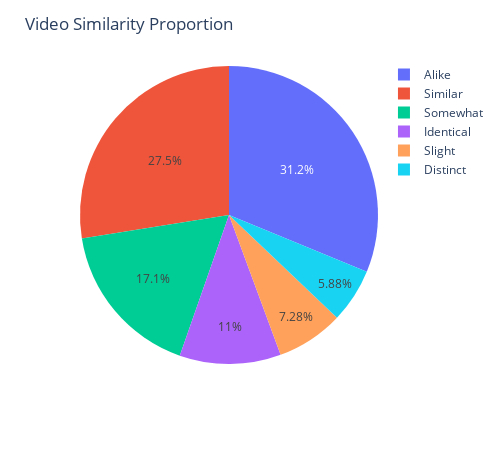

Here is the notebook cell this chart was saved with:
### Markdown cell above
Some videos with a fairly dominant number of engagement are felt to have a significant correlation with common tags considering that the more and more familiar contexts used the easier the video is to find so as to attract users' interest in enjoying the content and providing a response in the form of likes and comments.

### Code cell
similarity = data[['Similarity']].copy()

pie = px.pie(
    pd.DataFrame(similarity['Similarity'].value_counts()).reset_index(), 
    values=pd.DataFrame(similarity['Similarity'].value_counts()).reset_index()['count'],
    names=pd.DataFrame(similarity['Similarity'].value_counts()).reset_index()['Similarity']
)

pie.update_layout(title='Video Similarity Proportion',width=500,height=450)
pie.show()

### Figure 1 — Plotly figure (JSON) as saved in the notebook; plotly's stock layout.template omitted (floating-point values rounded to 4 significant figures)
{"data": [{"domain": {"x": [0, 1], "y": [0, 1]}, "hovertemplate": "label=%{label}<br>value=%{value}<extra></extra>", "labels": ["Alike", "Similar", "Somewhat", "Identical", "Slight", "Distinct"], "legendgroup": "", "name": "", "showlegend": true, "type": "pie", "values": [12774, 11265, 7004, 4498, 2978, 2407]}], "layout": {"height": 450, "legend": {"tracegroupgap": 0}, "margin": {"t": 60}, "title": {"text": "Video Similarity Proportion"}, "width": 500}}
